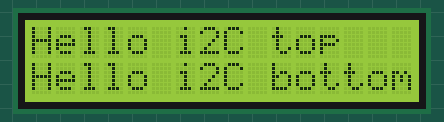
The program below on a simulated Raspberry Pi (BCM pin numbers). Parts: 16×2 character LCD. At 2.3 s the program stops and its outputs stay as they are.

Above: at 0.4 s.

Measured:
- what the display in image 0 shows lasts 2.0 s, from 0.3 s to 2.3 s

The program:

lcd_test.py
```python
import lcddriver
import time

display = lcddriver.lcd()
try :
    display.lcd_display_string("Hello i2C top", 1)
    display.lcd_display_string("Hello i2C bottom", 2)
except Exception as e :
    print(e)

time.sleep(2)
display.lcd_clear()
```

lcddriver.py
```python
# Driver library for LCD display. Provided by Ryanteck LTD.
# The procedures below can all be called in your own code!
# You can just stick to the print string one though ;-)

# This is the driver library for the LCD display
# It contains some functions that you can call in your own program
# Just remember that in order to use it you have to import it
# You can do that with the line: import lcddriver
# Make sure that lcddriver is in the same directory though!
# Credit for this code goes to "natbett" of the Raspberry Pi Forum 18/02/13

import i2c_lib
from time import *

# LCD Address
ADDRESS = 0x27

# commands
LCD_CLEARDISPLAY = 0x01
LCD_RETURNHOME = 0x02
LCD_ENTRYMODESET = 0x04
LCD_DISPLAYCONTROL = 0x08
LCD_CURSORSHIFT = 0x10
LCD_FUNCTIONSET = 0x20
LCD_SETCGRAMADDR = 0x40
LCD_SETDDRAMADDR = 0x80

# flags for display entry mode
LCD_ENTRYRIGHT = 0x00
LCD_ENTRYLEFT = 0x02
LCD_ENTRYSHIFTINCREMENT = 0x01
LCD_ENTRYSHIFTDECREMENT = 0x00

# flags for display on/off control
LCD_DISPLAYON = 0x04
LCD_DISPLAYOFF = 0x00
LCD_CURSORON = 0x02
LCD_CURSOROFF = 0x00
LCD_BLINKON = 0x01
LCD_BLINKOFF = 0x00

# flags for display/cursor shift
LCD_DISPLAYMOVE = 0x08
LCD_CURSORMOVE = 0x00
LCD_MOVERIGHT = 0x04
LCD_MOVELEFT = 0x00

# flags for function set
LCD_8BITMODE = 0x10
LCD_4BITMODE = 0x00
LCD_2LINE = 0x08
LCD_1LINE = 0x00
LCD_5x10DOTS = 0x04
LCD_5x8DOTS = 0x00

# flags for backlight control
LCD_BACKLIGHT = 0x08
LCD_NOBACKLIGHT = 0x00

En = 0b00000100 # Enable bit
Rw = 0b00000010 # Read/Write bit
Rs = 0b00000001 # Register select bit

class lcd:
   #initializes objects and lcd
   def __init__(self):
      self.lcd_device = i2c_lib.i2c_device(ADDRESS)

      self.lcd_write(0x03)
      self.lcd_write(0x03)
      self.lcd_write(0x03)
      self.lcd_write(0x02)

      self.lcd_write(LCD_FUNCTIONSET | LCD_2LINE | LCD_5x8DOTS | LCD_4BITMODE)
      self.lcd_write(LCD_DISPLAYCONTROL | LCD_DISPLAYON)
      self.lcd_write(LCD_CLEARDISPLAY)
      self.lcd_write(LCD_ENTRYMODESET | LCD_ENTRYLEFT)
      sleep(0.2)

   # clocks EN to latch command
   def lcd_strobe(self, data):
      self.lcd_device.write_cmd(data | En | LCD_BACKLIGHT)
      sleep(.0005)
      self.lcd_device.write_cmd(((data & ~En) | LCD_BACKLIGHT))
      sleep(.0001)

   def lcd_write_four_bits(self, data):
      self.lcd_device.write_cmd(data | LCD_BACKLIGHT)
      self.lcd_strobe(data)

   # write a command to lcd
   def lcd_write(self, cmd, mode=0):
      self.lcd_write_four_bits(mode | (cmd & 0xF0))
      self.lcd_write_four_bits(mode | ((cmd << 4) & 0xF0))

   # put string function
   def lcd_display_string(self, string, line):
      if line == 1:
         self.lcd_write(0x80)
      if line == 2:
         self.lcd_write(0xC0)
      if line == 3:
         self.lcd_write(0x94)
      if line == 4:
         self.lcd_write(0xD4)

      for char in string:
         self.lcd_write(ord(char), Rs)

   # clear lcd and set to home
   def lcd_clear(self):
      self.lcd_write(LCD_CLEARDISPLAY)
      self.lcd_write(LCD_RETURNHOME)
```

i2c_lib.py
```python
import smbus
from time import *

class i2c_device:
   def __init__(self, addr, port=1):
      self.addr = addr
      self.bus = smbus.SMBus(port)

# Write a single command
   def write_cmd(self, cmd):
      self.bus.write_byte(self.addr, cmd)
      sleep(0.0001)

# Write a command and argument
   def write_cmd_arg(self, cmd, data):
      self.bus.write_byte_data(self.addr, cmd, data)
      sleep(0.0001)

# Write a block of data
   def write_block_data(self, cmd, data):
      self.bus.write_block_data(self.addr, cmd, data)
      sleep(0.0001)

# Read a single byte
   def read(self):
      return self.bus.read_byte(self.addr)

# Read
   def read_data(self, cmd):
      return self.bus.read_byte_data(self.addr, cmd)

# Read a block of data
   def read_block_data(self, cmd):
      return self.bus.read_block_data(self.addr, cmd)
```
